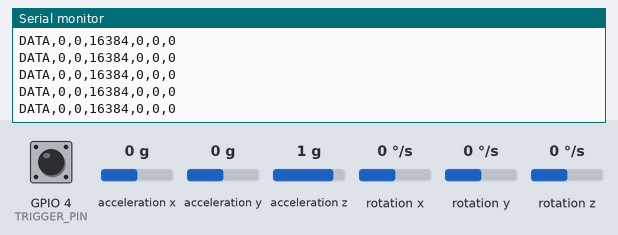
This sketch was run on a simulated ESP32. On the bench: the last lines printed to the serial monitor. Wiring (inferred from the names in the program): MPU-6050 motion sensor at I2C address 0x68. The test bench sets the inputs (shaded band); at power-on: GPIO 4 (TRIGGER_PIN) HIGH, acceleration x 0 g, acceleration y 0 g, acceleration z 1 g, rotation x 0 °/s, rotation y 0 °/s, rotation z 0 °/s.

Above: at 1.3 s.
1.4 s: GPIO 4 (TRIGGER_PIN) pulled LOW for 0.15 s
3.0 s: acceleration x set to -1.4 g
At 3.5 s:
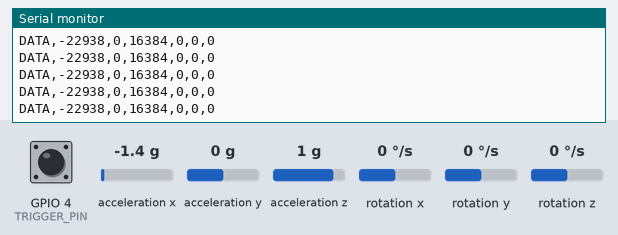
4.5 s: acceleration y set to 0.8 g
At 5.4 s:
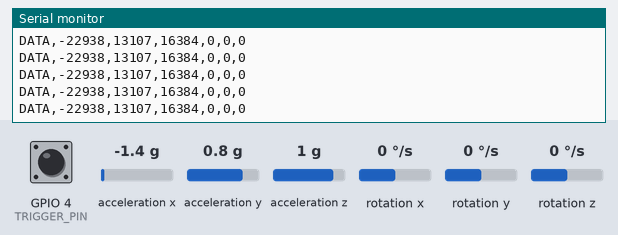
7.5 s: acceleration z set to -1.4 g
At 8.0 s:
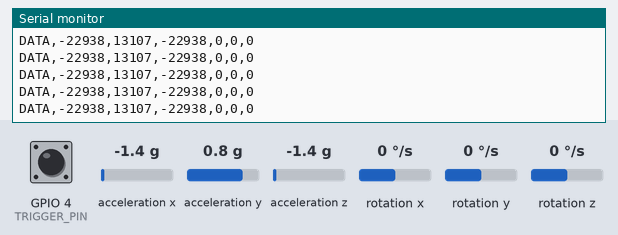
9.0 s: rotation x set to -192 °/s
At 9.9 s:
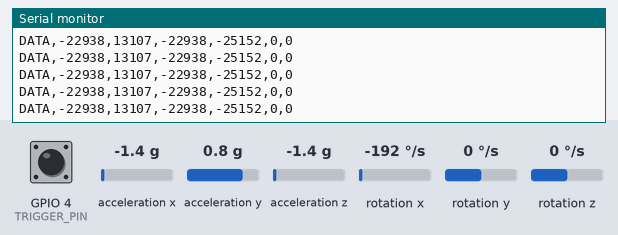
10.5 s: rotation y set to 12 °/s
At 11.0 s:
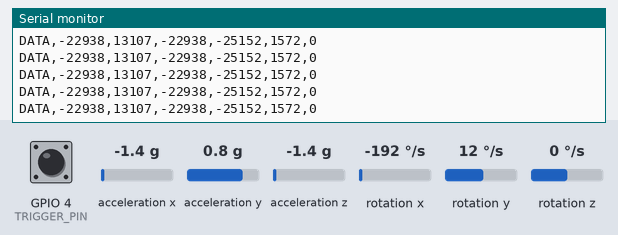

Measured:
- after the input at 3.0 s, the serial monitor: prints a new line at once (image 1)
- after the input at 4.5 s, the serial monitor: prints a new line at once (image 2)
- after the input at 7.5 s, the serial monitor: prints a new line at once (image 3)
- after the input at 9.0 s, the serial monitor: prints a new line at once (image 4)
- after the input at 10.5 s, the serial monitor: prints a new line at once (image 5)

The sketch:

shoot_the_cockroach_esp32.ino
```cpp
/*
 * Shoot the Cockroach - ESP32 Code
 * Reads MPU6050 accelerometer/gyroscope and trigger button
 * Sends data via USB Serial to computer game
 */

#include <Wire.h>

// ==================== CONFIGURATION ====================
#define TRIGGER_PIN 4           // GPIO pin for trigger button
#define MPU6050_ADDR 0x68       // MPU6050 I2C address
#define SERIAL_BAUD 115200      // Serial communication baud rate
#define SEND_INTERVAL_MS 10     // Send sensor data every 10ms (100Hz)
#define DEBOUNCE_MS 50          // Trigger debounce time in ms

// MPU6050 Registers
#define MPU6050_PWR_MGMT_1 0x6B
#define MPU6050_ACCEL_XOUT_H 0x3B

// ==================== GLOBAL VARIABLES ====================
unsigned long lastSendTime = 0;
unsigned long lastTriggerPress = 0;
bool triggerPressed = false;
bool triggerState = false;
int16_t ax, ay, az, gx, gy, gz;

void setup() {
  Serial.begin(SERIAL_BAUD);
  while (!Serial) {
    delay(10);  // Wait for serial connection
  }

  pinMode(TRIGGER_PIN, INPUT_PULLUP);

  Wire.begin();
  Wire.setClock(400000);  // 400kHz I2C

  // Initialize MPU6050
  writeRegister(MPU6050_PWR_MGMT_1, 0x00);  // Wake up MPU6050
  delay(100);

  // Configure accelerometer range (±2g)
  writeRegister(0x1C, 0x00);
  // Configure gyroscope range (±250 deg/s)
  writeRegister(0x1B, 0x00);

  Serial.println("ESP32_READY");
}

void loop() {
  unsigned long currentTime = millis();

  // Read MPU6050 data
  readMPU6050();

  // Send sensor data at regular interval
  if (currentTime - lastSendTime >= SEND_INTERVAL_MS) {
    sendSensorData();
    lastSendTime = currentTime;
  }

  // Check trigger button with debouncing
  checkTrigger();
}

void readMPU6050() {
  Wire.beginTransmission(MPU6050_ADDR);
  Wire.write(MPU6050_ACCEL_XOUT_H);
  Wire.endTransmission(false);
  Wire.requestFrom(MPU6050_ADDR, 14, true);

  if (Wire.available() >= 14) {
    ax = (Wire.read() << 8) | Wire.read();
    ay = (Wire.read() << 8) | Wire.read();
    az = (Wire.read() << 8) | Wire.read();
    Wire.read(); Wire.read();  // Temperature (skip)
    gx = (Wire.read() << 8) | Wire.read();
    gy = (Wire.read() << 8) | Wire.read();
    gz = (Wire.read() << 8) | Wire.read();
  }
}

void sendSensorData() {
  Serial.print("DATA,");
  Serial.print(ax); Serial.print(",");
  Serial.print(ay); Serial.print(",");
  Serial.print(az); Serial.print(",");
  Serial.print(gx); Serial.print(",");
  Serial.print(gy); Serial.print(",");
  Serial.println(gz);
}

void checkTrigger() {
  bool currentState = digitalRead(TRIGGER_PIN) == LOW;  // Active LOW with pullup

  if (currentState && !triggerState) {
    // Button pressed (falling edge)
    if (millis() - lastTriggerPress >= DEBOUNCE_MS) {
      Serial.println("SHOOT");
      lastTriggerPress = millis();
    }
  }

  triggerState = currentState;
}

void writeRegister(uint8_t reg, uint8_t value) {
  Wire.beginTransmission(MPU6050_ADDR);
  Wire.write(reg);
  Wire.write(value);
  Wire.endTransmission(true);
}
```
